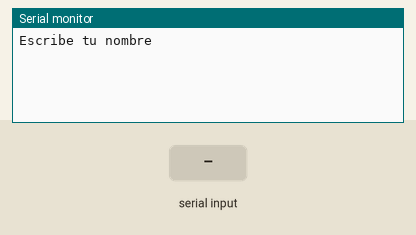
This sketch was run on a simulated Arduino Uno, built with avr-gcc and run on an emulated ATmega328P. On the bench: the last lines printed to the serial monitor. The test bench sets the inputs (shaded band).

Above: at 1.2 s.
1.3 s: "1" received over Serial
At 3.3 s:
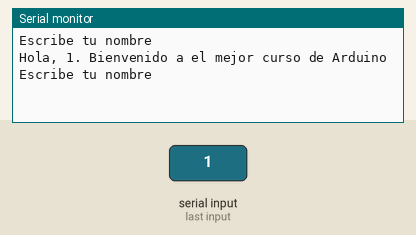
3.8 s: "0" received over Serial
At 5.2 s:
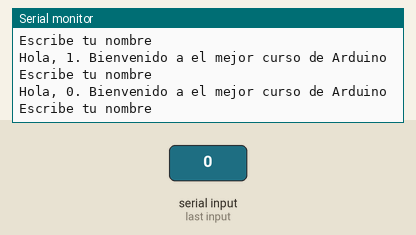
5.3 s: "2" received over Serial
At 7.5 s:
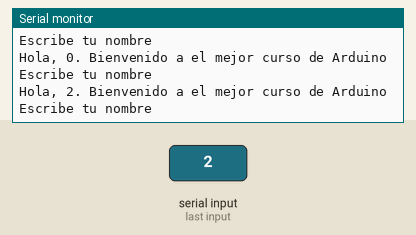

Measured:
- after the input at 1.3 s, the serial monitor: prints a new line after 1.0 s (image 1)
- after the input at 3.8 s, the serial monitor: prints a new line after 1.0 s (image 2)
- after the input at 5.3 s, the serial monitor: prints a new line after 1.0 s (image 3)

The sketch:

monint.ino
```cpp
String myName;
String msg1 = "Escribe tu nombre";
String msg2 = "Hola, ";
String msg3 = ". Bienvenido a el mejor curso de Arduino";

void setup() {
// put your setup code here, to run once:
Serial.begin(9600);

}

void loop() {
//put your main code here, to run repeatedly:
Serial.println();
Serial.println(msg1);
while (Serial.available() == 0){

}

myName = Serial.readString();
Serial.print(msg2);
Serial.print(myName);
Serial.println(msg3);

}
```
